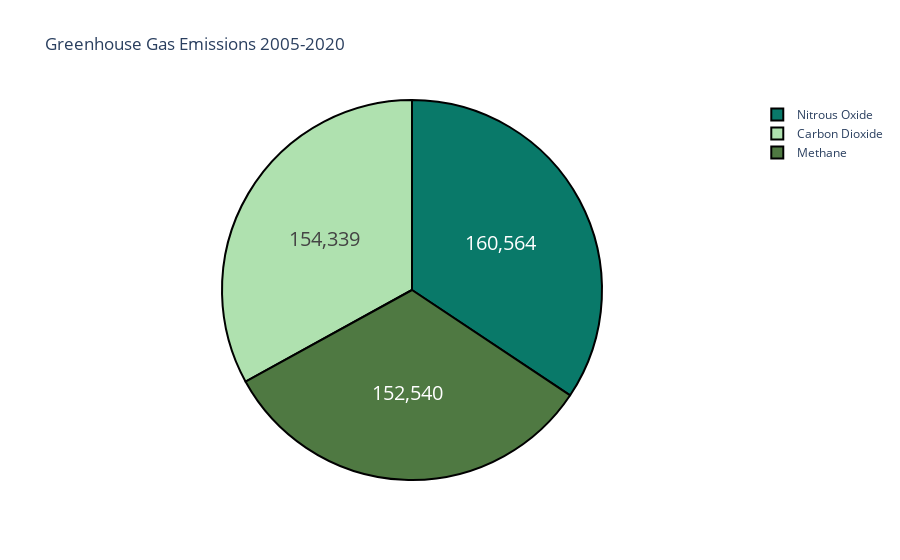

Notebook code for this chart:
### Code cell
colours=['#097969','#AFE1AF','#4F7942']
fgi = go.Figure(data=[go.Pie(labels=['Nitrous Oxide', 'Carbon Dioxide', 'Methane'],values=[160564, 154339, 152540])])
fgi.update_traces(hoverinfo='label+percent', textinfo='value',textfont_size=20,marker=dict(colors=colours,line=dict(color='#000000',width=2)))
fgi.update_layout(title_text="Greenhouse Gas Emissions 2005-2020")
fgi.show()

### Figure 1 — Plotly figure (JSON) as saved in the notebook; plotly's stock layout.template omitted (floating-point values rounded to 4 significant figures)
{"data": [{"hoverinfo": "label+percent", "labels": ["Nitrous Oxide", "Carbon Dioxide", "Methane"], "marker": {"colors": ["#097969", "#AFE1AF", "#4F7942"], "line": {"color": "#000000", "width": 2}}, "textfont": {"size": 20}, "textinfo": "value", "type": "pie", "values": [160564, 154339, 152540]}], "layout": {"title": {"text": "Greenhouse Gas Emissions 2005-2020"}}}
